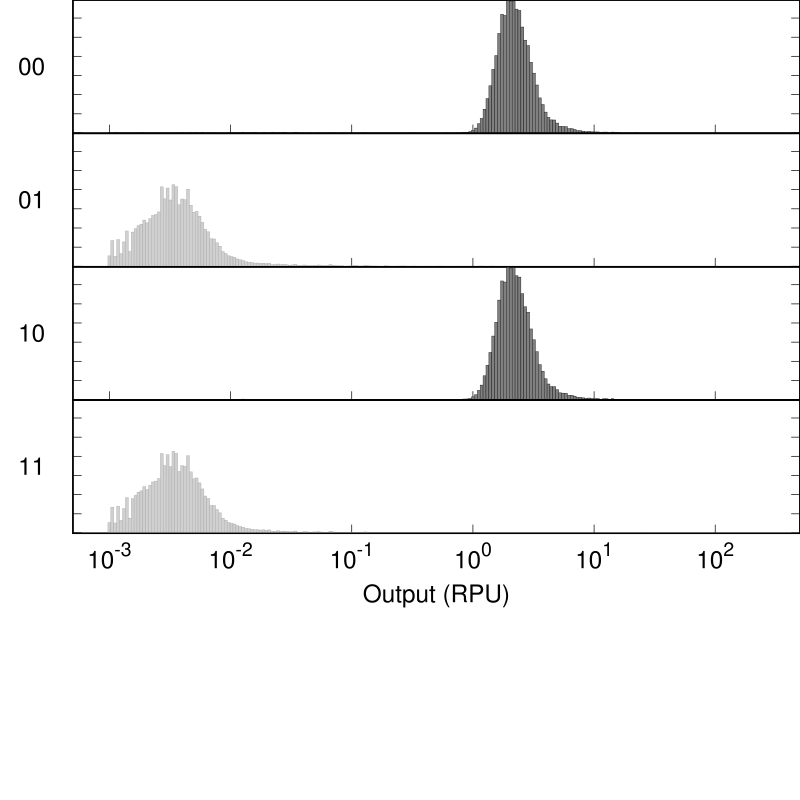

gnuplot code for this plot:
set output "demo001_A000_S2_SrpR_gate.eps"
set terminal postscript  eps  enhanced color "Helvetica, 35" size 8,8
reset
set xtics nomirror
set tics scale 2
set logscale x
set format y "" 
set format x "" 
set xtics (0.001, 0.01, 0.1, 0, 1, 10, 100)
set ytics 0.01
set border 15 lw 2
set lmargin 5
set bmargin 0
set rmargin 0
set tmargin 0
max=500 #max value
min=0.0005 #min value
set xrange [min:max]
set yrange [-0.0002:0.0693904]
set style fill solid 0.5 #fillstyle
set multiplot layout 6,1 rowsfirst
set ylabel "00" rotate by 0
plot "demo001_A000_S2_SrpR_gate.txt" u (10**$1):2 w boxes lc rgb "black" notitle
set ylabel "01" rotate by 0
plot "demo001_A000_S2_SrpR_gate.txt" u (10**$1):3 w boxes lc rgb "dark-gray" notitle
set ylabel "10" rotate by 0
plot "demo001_A000_S2_SrpR_gate.txt" u (10**$1):4 w boxes lc rgb "black" notitle
set ylabel "11" rotate by 0
set format x "10^{%T}" 
set xlabel "Output (RPU)" 
plot "demo001_A000_S2_SrpR_gate.txt" u (10**$1):5 w boxes lc rgb "dark-gray" notitle
unset multiplot
